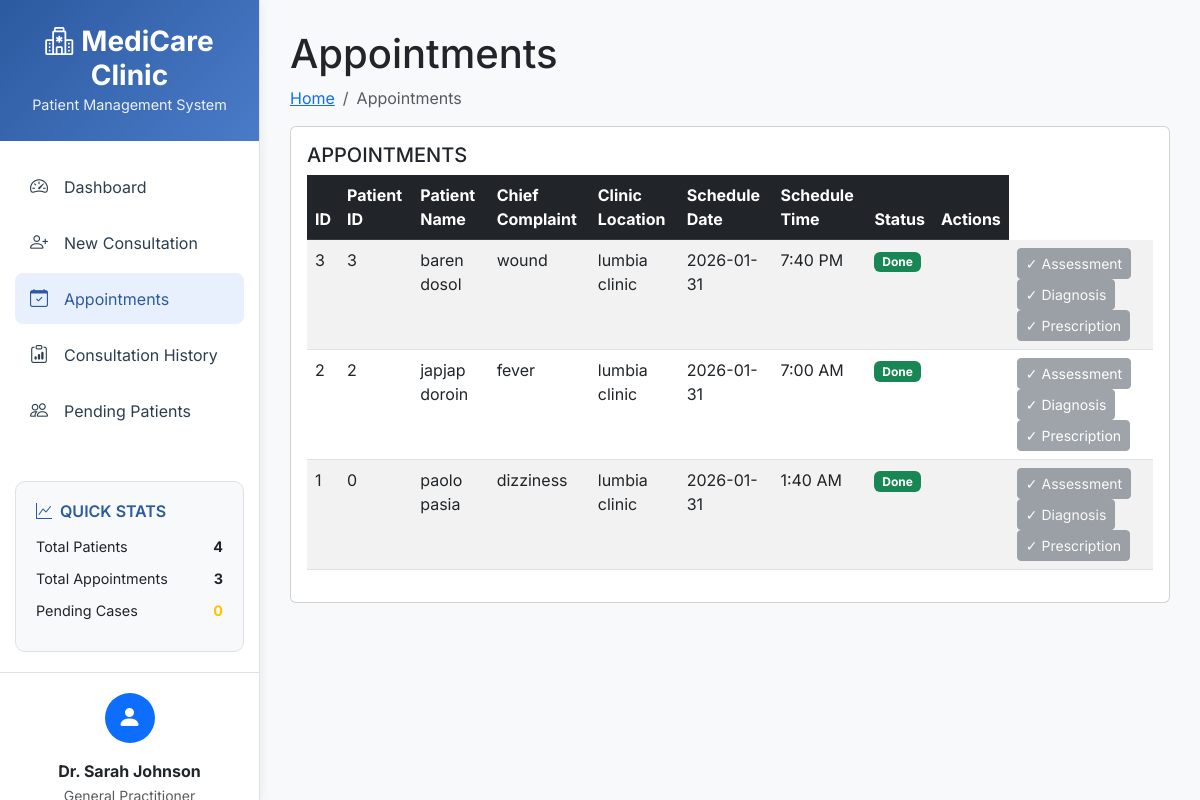
Page /modules/appointments.php on the earlier database version.
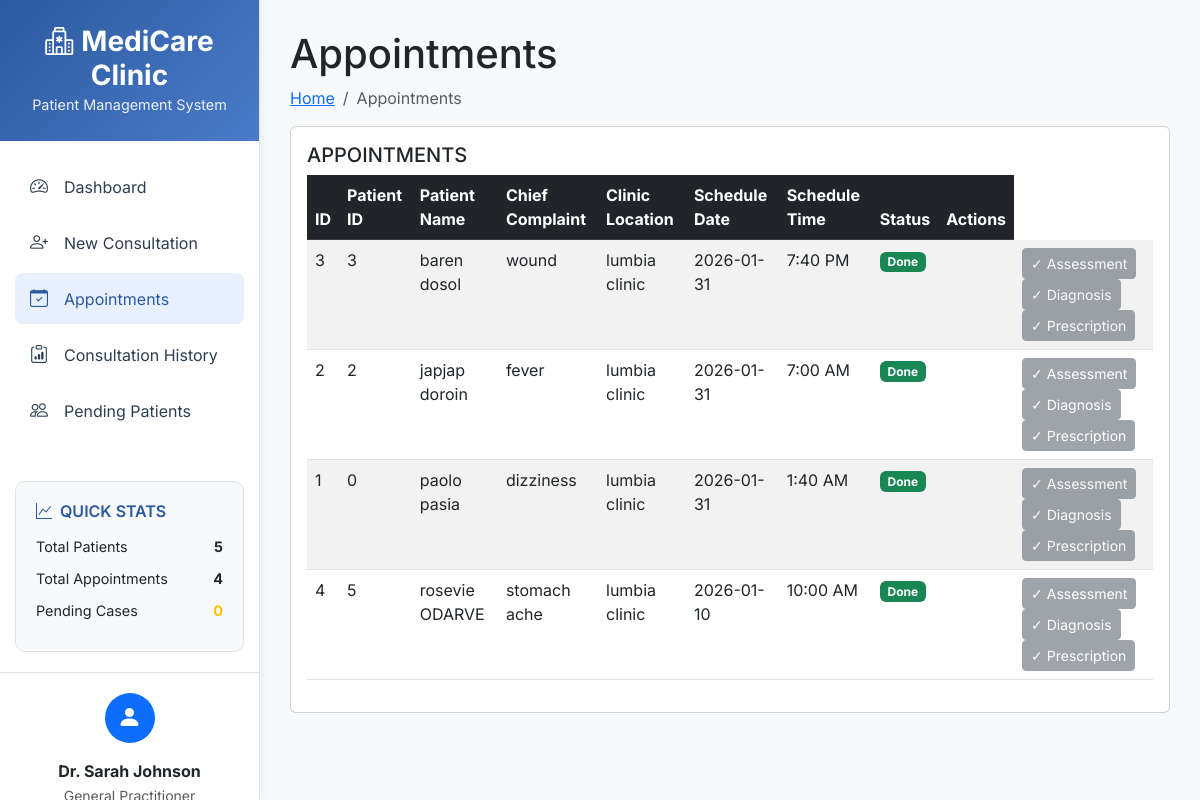
Same page on the later database version.
### tables this page shows
CREATE TABLE `appointments` (
  `appointment_id` int(11) NOT NULL,
  `patient_id` int(11) DEFAULT NULL,
  `patient_name` varchar(255) DEFAULT NULL,
  `chief_complaint` varchar(255) DEFAULT NULL,
  `description` text DEFAULT NULL,
  `email` varchar(255) DEFAULT NULL,
  `clinic_location` varchar(255) DEFAULT NULL,
  `schedule_date` date DEFAULT NULL,
  `schedule_time` time DEFAULT NULL,
  `created_at` timestamp NOT NULL DEFAULT current_timestamp(),
  `status` enum('Scheduled') DEFAULT NULL,
  `assessment_completed` tinyint(1) DEFAULT 0,
  `diagnosis_completed` tinyint(1) DEFAULT 0,
  `prescription_completed` tinyint(1) DEFAULT 0
);

### modules/appointments.php (the view, shortened to what the changed rows need)
<?php
require_once '../includes/connection.php';
require_once '../includes/header.php';
$alter_sql = "ALTER TABLE appointments
    ADD COLUMN IF NOT EXISTS assessment_completed TINYINT(1) DEFAULT 0,
    ADD COLUMN IF NOT EXISTS diagnosis_completed TINYINT(1) DEFAULT 0,
    ADD COLUMN IF NOT EXISTS prescription_completed TINYINT(1) DEFAULT 0,
    ADD COLUMN IF NOT EXISTS status VARCHAR(50) DEFAULT 'Scheduled'";
$conn->query($alter_sql);
$sql = "SELECT *,
    CASE
        WHEN assessment_completed = 1 AND diagnosis_completed = 1 AND prescription_completed = 1 THEN 'Done'
        ELSE COALESCE(status, 'Scheduled')
    END as current_status
FROM appointments ORDER BY schedule_date DESC, schedule_time DESC";
$result = $conn->query($sql);
?>
<div class="pagetitle">
  <h1>Appointments</h1>
</div>
<section class="section">
  <div class="row">
    <div class="col-lg-12">
      <div class="card">
        <div class="card-body">
          <div class="table-responsive">
            <table class="table table-striped table-hover">
              <thead class="table-dark">
                <tr>
                  <th>ID</th>
                  <th>Patient ID</th>
                  <th>Patient Name</th>
                  <th>Chief Complaint</th>
                  <th>Clinic Location</th>
                  <th>Schedule Date</th>
                  <th>Schedule Time</th>
                  <th>Status</th>
                  <th>Actions</th>
                </tr>
              </thead>
              <tbody>
                <?php
                if ($result && $result->num_rows > 0) {
                  while($row = $result->fetch_assoc()) {
                    echo "<tr>";
                    echo "<td>" . $row["appointment_id"] . "</td>";
                    echo "<td>" . $row["patient_id"] . "</td>";
                    echo "<td>" . htmlspecialchars($row["patient_name"]) . "</td>";
                    echo "<td>" . htmlspecialchars($row["chief_complaint"]) . "</td>";
                    echo "<td>" . htmlspecialchars($row["clinic_location"]) . "</td>";
                    echo "<td>" . $row["schedule_date"] . "</td>";
                    echo "<td>" . date('g:i A', strtotime($row["schedule_time"])) . "</td>";
                    $status = $row['current_status'];
                    $status_class = $status == 'Done' ? 'bg-success' : 'bg-warning';
                    echo "<td><span class='badge {$status_class}'>{$status}</span></td>";
                    echo "<td>";
                    $appointment_id = $row['appointment_id'];
                    $assessment_done = $row['assessment_completed'];
                    $diagnosis_done = $row['diagnosis_completed'];
                    $prescription_done = $row['prescription_completed'];
                    echo "<td>";
                    if (!$assessment_done) {
                        echo "<button type='button' class='btn btn-info btn-sm me-1' onclick='showAssessmentForm({$appointment_id})'>Assessment</button>";
                    } else {
                        echo "<button class='btn btn-secondary btn-sm me-1' disabled>✓ Assessment</button>";
                    }
                    if (!$diagnosis_done) {
                        echo "<button type='button' class='btn btn-warning btn-sm me-1' onclick='showDiagnosisForm({$appointment_id})'>Diagnosis</button>";
                    } else {
                        echo "<button class='btn btn-secondary btn-sm me-1' disabled>✓ Diagnosis</button>";
                    }
                    if (!$prescription_done) {
                        echo "<button type='button' class='btn btn-success btn-sm' onclick='showPrescriptionForm({$appointment_id})'>Prescription</button>";
                    } else {
                        echo "<button class='btn btn-secondary btn-sm' disabled>✓ Prescription</button>";
                    }
                    echo "</td>";
                    echo "</tr>";
                  }
                } else {
                  echo "<tr><td colspan='9' class='text-center'>No appointments found</td></tr>";
                }
                ?>
              </tbody>
            </table>
          </div>
        </div>
      </div>
    </div>
  </div>
</section>
<?php
require_once '../includes/footer.php';
?>

### includes/header.php (shortened to what the changed rows need)
<!DOCTYPE html>
<html lang="en">
<head>
    <link href="https://cdn.jsdelivr.net/npm/bootstrap@5.3.0/dist/css/bootstrap.min.css" rel="stylesheet">
    <link rel="stylesheet" href="https://cdn.jsdelivr.net/npm/bootstrap-icons@1.10.0/font/bootstrap-icons.css">
</head>
<body>
    <div class="app-container">
        <div class="sidebar">
            <div class="quick-stats">
                <?php
                if (isset($conn)) {
                    $total_patients = 0;
                    $total_appointments = 0;
                    $sql1 = "SELECT COUNT(*) as count FROM consultation_form";
                    $result1 = @$conn->query($sql1);
                    if ($result1 && $result1->num_rows > 0) {
                        $row1 = $result1->fetch_assoc();
                        $total_patients = $row1['count'];
                    }
                    $sql2 = "SELECT COUNT(*) as count FROM appointments";
                    $result2 = @$conn->query($sql2);
                    if ($result2 && $result2->num_rows > 0) {
                        $row2 = $result2->fetch_assoc();
                        $total_appointments = $row2['count'];
                    }
                }
                ?>
                <div class="stat-item">
                    <span>Total Patients</span>
                    <strong><?php echo $total_patients; ?></strong>
                </div>
                <div class="stat-item">
                    <span>Total Appointments</span>
                    <strong><?php echo $total_appointments; ?></strong>
                </div>
            </div>
        </div>
        <div class="main-content">
            <div class="content-wrapper">

Differences in the rows shown:
added appointments: appointment_id "4", patient "5", patient_name "rosevie ODARVE", chief_complaint "stomach ache", clinic_location "lumbia clinic", schedule_date "2026-01-10", schedule_time "10:00 AM", status "Done", assessment_completed "✓ Assessment", diagnosis_completed "✓ Diagnosis", prescription_completed "✓ Prescription"
Other differences:
$total_patients: "4" → "5"
$total_appointments: "3" → "4"
